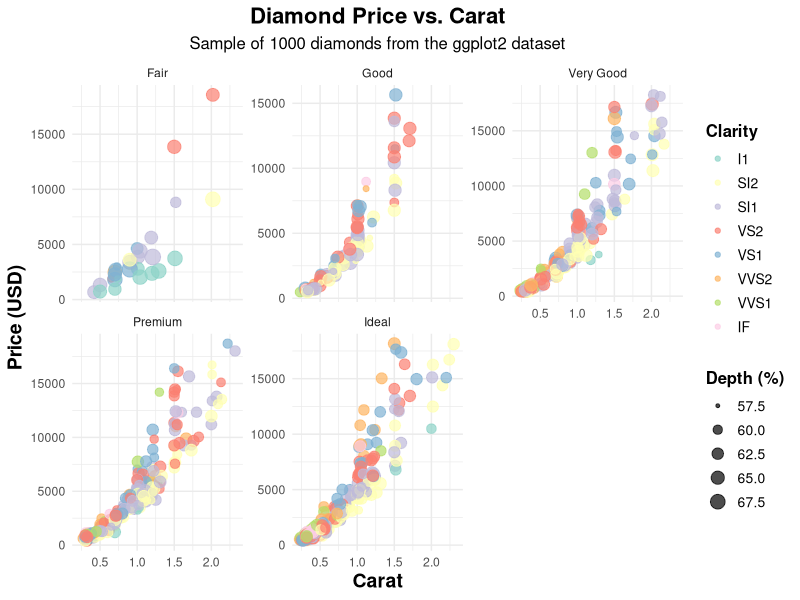

Here is the R script that generated this plot:
# Install ggplot2 if not already installed
# install.packages("ggplot2")

# Load the ggplot2 package
library(ggplot2)

# Use the built-in diamonds dataset
data("diamonds")

# Prepare the data
# Create a subset for better visualization performance
set.seed(123)  # Set seed for reproducibility
sampled_diamonds <- diamonds[sample(nrow(diamonds), 1000), ]

# Plotting
ggplot(sampled_diamonds, aes(x = carat, y = price, color = clarity, size = depth)) +
  geom_point(alpha = 0.7) +  # Scatter plot with transparency
  scale_color_brewer(palette = "Set3") +  # Use a color palette from RColorBrewer
  scale_size_continuous(range = c(1, 5)) +  # Adjust point size range
  labs(
    title = "Diamond Price vs. Carat",
    subtitle = "Sample of 1000 diamonds from the ggplot2 dataset",
    x = "Carat",
    y = "Price (USD)",
    color = "Clarity",
    size = "Depth (%)"
  ) +
  theme_minimal() +  # Use a minimal theme for a clean look
  theme(
    plot.title = element_text(hjust = 0.5, size = 16, face = "bold"),
    plot.subtitle = element_text(hjust = 0.5, size = 12),
    axis.title.x = element_text(size = 14, face = "bold"),
    axis.title.y = element_text(size = 14, face = "bold"),
    legend.position = "right",
    legend.title = element_text(size = 12, face = "bold"),
    legend.text = element_text(size = 10)
  ) +
  facet_wrap(~ cut, scales = "free_y")  # Facet by cut with free y-scales
